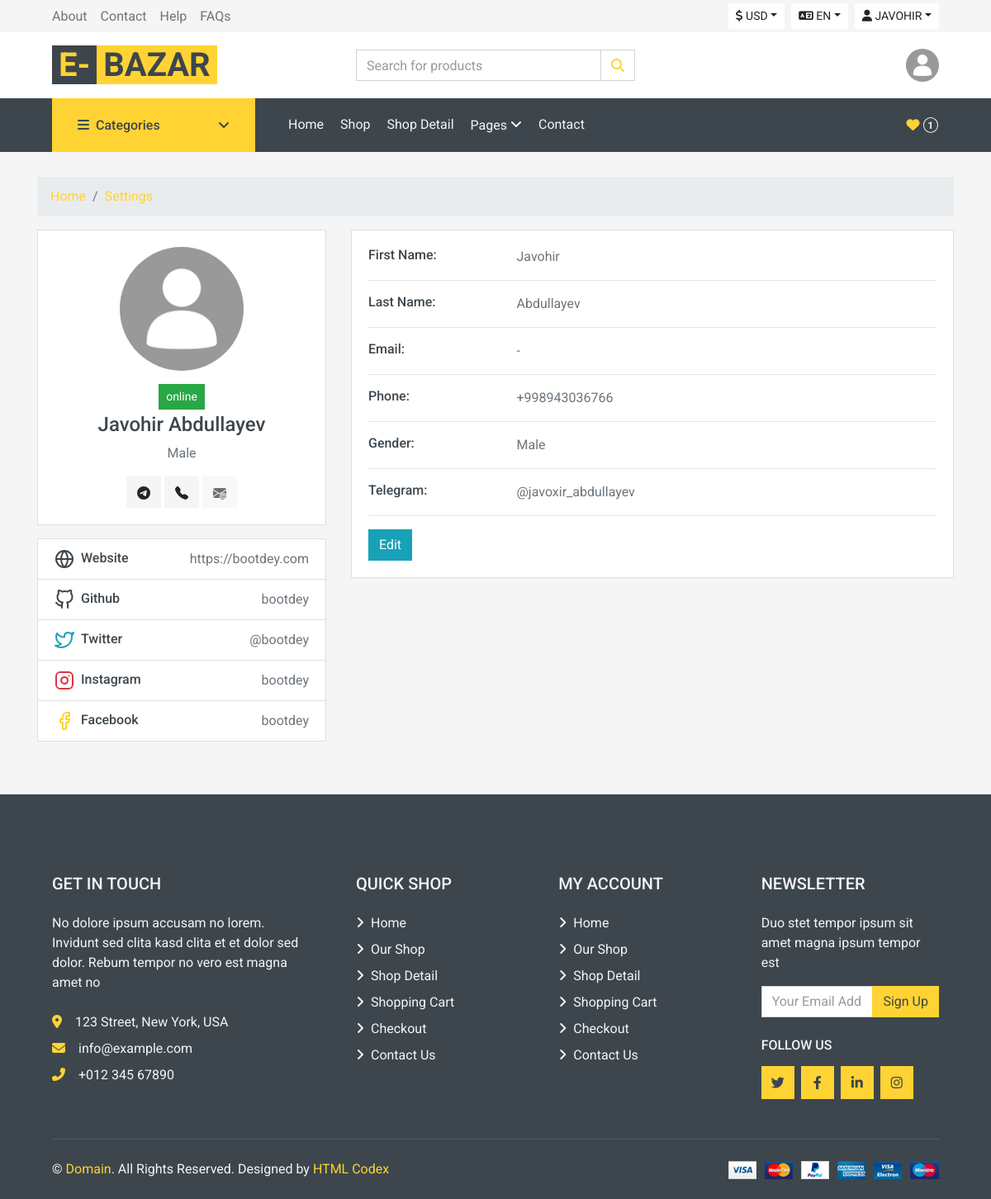
The app's page /users/profile/admin (signed in) with its own data.
### users/models.py (models this page shows, shortened)
class CustomUser(AbstractUser):
    phone = models.CharField(max_length=17, blank=True, null=True)
    telegram = models.CharField(max_length=150, blank=True, null=True)
    gender = models.CharField(max_length=20, choices=GENDER_SELECTION, blank=True)
    avatar = models.ImageField(upload_to='avatars/', default='avatars/default.png', blank=True)

### users/views.py (the view)
# urls.py: path('profile/<str:username>', ProfileView.as_view(), name='profile'),
class ProfileView(View):
    def get(self, request, username):
        user = get_object_or_404(CustomUser, username=username)
        online = timezone.now()
        if user.last_login == online:
            online = str("online")
        else:
            online = str("online")
        return render(request, 'pages/profile.html', {"customuser": user,
                                                      'online': online})

### main/views.py (called while the page is built)
def for_all_pages(request):
    categories = Category.objects.all()
    clotheCategory = ClotheCategory.objects.all()
    items = list(Category.objects.all())
    random_items = random.sample(items, 3)
    return {
            'categories': categories,
            'random_items': random_items,
            'clotheCategory':clotheCategory
            }

### templates/pages/profile.html (shortened to what this page needs)
{% extends 'layouts/base.html' %}
{% load static %}
{% block content %}
<div class="container">
    <div class="main-body">
          <nav aria-label="breadcrumb" class="main-breadcrumb">
            <ol class="breadcrumb">
              <li class="breadcrumb-item"><a href="{% url 'main:home' %}">Home</a></li>
              <li class="breadcrumb-item active" aria-current="page"><a href="{% url 'users:profile' request.user.username %}" >Settings</a></li>
            </ol>
          </nav>
          <div class="row gutters-sm">
            <div class="col-md-4 mb-3">
              <div class="card">
                <div class="card-body">
                  <div class="d-flex flex-column align-items-center text-center">
                    <img src="{{customuser.avatar.url}}" alt="Admin" class="rounded-circle" width="150">
                    <div class="mt-3">
                      <a class="btn btn-sm {% if online == 'online' %} btn-success {% else %} btn-danger {% endif %} mb-1">{{online}} </a>
                      <h4>{{customuser.first_name}} {{customuser.last_name}}</h4>
                      <p class="text-muted font-size-sm">{{customuser.gender}}</p>
                      <a href="https://t.me/{{customuser.telegram}}" class="btn btn-secondary {% if customuser.telegram %} {% else %} disabled{% endif %}">
                      </a>
                      <a href="tel:{{customuser.phone}}" class="btn btn-secondary {% if customuser.phone %} {% else %} disabled{% endif %}">
                      </a>
                      <a href="mailto:{{customuser.email}}" class="btn btn-secondary {% if customuser.email %} {% else %} disabled{% endif %}">
                      </a>
                    </div>
                  </div>
                </div>
              </div>
              <div class="card mt-3">
                <ul class="list-group list-group-flush">
                  <li class="list-group-item d-flex justify-content-between align-items-center flex-wrap">
                    <h6 class="mb-0">Website</h6>
                    <span class="text-muted">https://bootdey.com</span>
                  </li>
                  <li class="list-group-item d-flex justify-content-between align-items-center flex-wrap">
                    <h6 class="mb-0">Github</h6>
                    <span class="text-muted">bootdey</span>
                  </li>
                  <li class="list-group-item d-flex justify-content-between align-items-center flex-wrap">
                    <h6 class="mb-0">Twitter</h6>
                    <span class="text-muted">@bootdey</span>
                  </li>
                  <li class="list-group-item d-flex justify-content-between align-items-center flex-wrap">
                    <h6 class="mb-0">Instagram</h6>
                    <span class="text-muted">bootdey</span>
                  </li>
                  <li class="list-group-item d-flex justify-content-between align-items-center flex-wrap">
                    <h6 class="mb-0">Facebook</h6>
                    <span class="text-muted">bootdey</span>
                  </li>
                </ul>
              </div>
            </div>
            <div class="col-md-8">
              <div class="card mb-3">
                <div class="card-body">
                  <div class="row">
                    <div class="col-sm-3">
                      <h6 class="mb-0">First Name:</h6>
                    </div>
                    <div class="col-sm-9 text-muted">
                      {{customuser.first_name}}
                    </div>
                  </div>
                  <hr>
                  <div class="row">
                    <div class="col-sm-3">
                      <h6 class="mb-0">Last Name:</h6>
                    </div>
                    <div class="col-sm-9 text-muted">
                      {{customuser.last_name}}
                    </div>
                  </div>
                  <hr>
                  <div class="row">
                    <div class="col-sm-3">
                      <h6 class="mb-0">Email:</h6>
                    </div>
                    <div class="col-sm-9 text-muted">
                      {% if customuser.email %} {{customuser.email}} {% else %}- {% endif %}
                    </div>
                  </div>
                  <hr>
                  <div class="row">
                    <div class="col-sm-3">
                      <h6 class="mb-0">Phone:</h6>
                    </div>
                    <div class="col-sm-9 text-muted">
                      {{customuser.phone}}
                    </div>
                  </div>
                  <hr>
                  <div class="row">
                    <div class="col-sm-3">
                      <h6 class="mb-0">Gender:</h6>
                    </div>
                    <div class="col-sm-9 text-muted">
                      {{customuser.gender}}
                    </div>
                  </div>
                  <hr>
                  <div class="row">
                    <div class="col-sm-3">
                      <h6 class="mb-0">Telegram:</h6>
                    </div>
                    <div class="col-sm-9 text-muted"><a href="https://t.me/{{customuser.telegram}}" class="text-muted">
                      @{{customuser.telegram}}</a>
                    </div>
                  </div>
                  <hr>
                  {% if customuser == request.user %}
                  <div class="row">
                    <div class="col-sm-12">
                      <a class="btn btn-info " href="{% url 'users:updateProfile' request.user.username %}">Edit</a>
                    </div>
                  </div>
                  {% endif %}
                </div>
              </div>
            </div>
          </div>
        </div>
    </div>
{% endblock content %}

### templates/components/haeder_user.html (shortened to what this page needs)
{% if user.is_authenticated %}
<div class="btn-group">
    <button type="button" class="btn btn-sm btn-light text-uppercase dropdown-toggle" data-toggle="dropdown"><i class="fa fa-user" aria-hidden="true"></i> {{request.user.first_name}}</button>
</div>
{% endif %}

### templates/components/header_avatar.html
{% if user.is_authenticated %}
<div class="col-lg-4 col-6 text-right">
  <img
    class="rounded-circle m-0"
    src="{{request.user.avatar.url}}"
    width="40"
  />
</div>
{% else %}
<div class="col-lg-4 col-6 text-right">
  <p class="m-0">Customer Service</p>
  <h5 class="m-0">+012 345 6789</h5>
</div>
{% endif %}

### templates/components/cart.html
{% if request.user.is_authenticated %}
<div class="navbar-nav ml-auto py-0 d-none d-lg-block">
    <a href="{% url 'users:saveds' %}" class="btn px-0">
        <i class="fas fa-heart text-primary"></i>
        <span class="badge {% if saveds_count > 0 %}badge-danger{% endif %} text-secondary border border-secondary rounded-circle" style="padding-bottom: 2px;">{{request.user.saved_set.count}}</span>
    </a>
</div>
{% endif %}

### records on screen
CustomUser: user.first_name "JAVOHIR", user.avatar (placeholder picture), user.saved_set.count "1", avatar (placeholder picture), first_name "Javohir", last_name "Abdullayev", gender "Male", phone "+998943036766", telegram "javoxir_abdullayev"

### other values on screen
{{ online }} "online"
